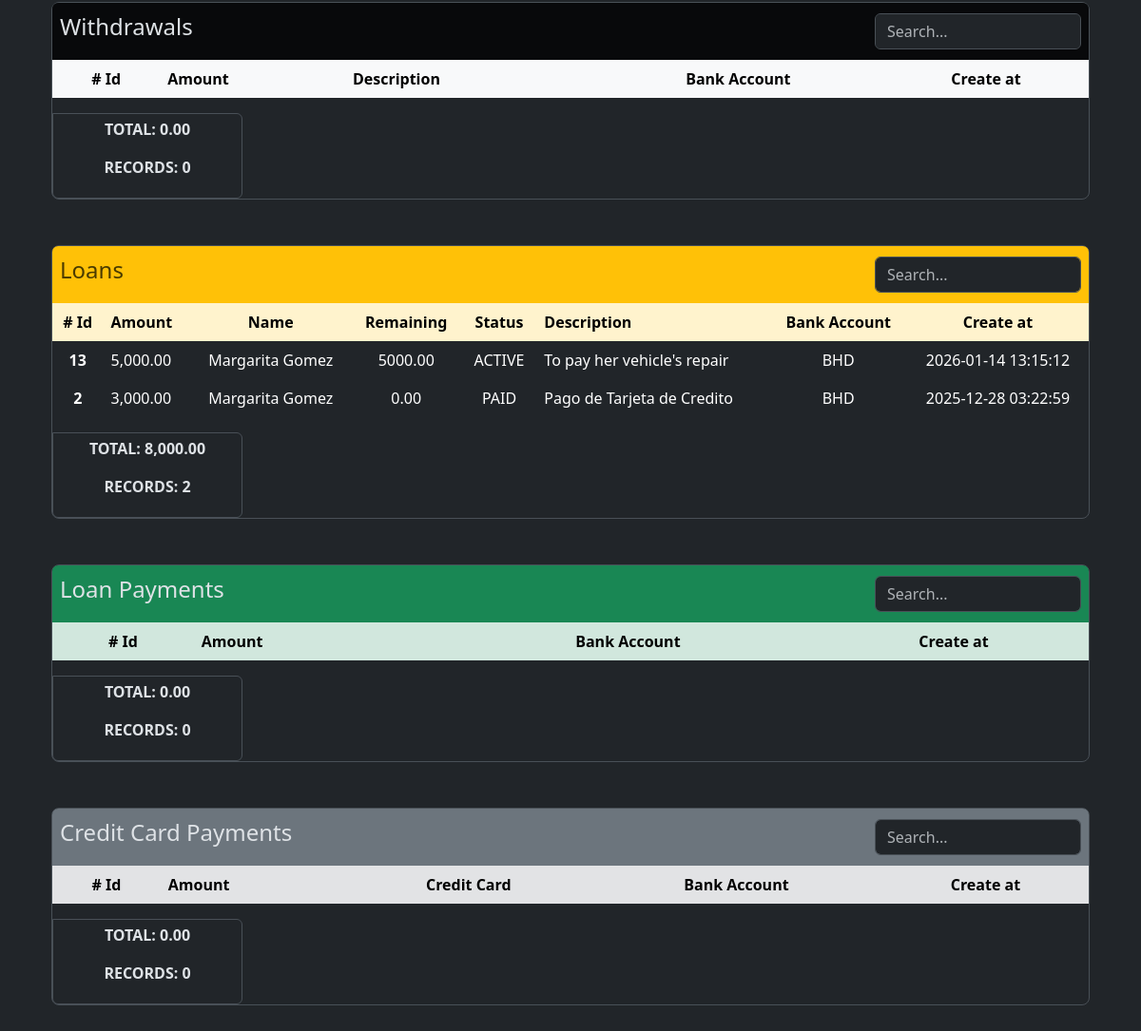
The page /bank_accounts/associated_records/2 (lower part) on the database as committed earlier.
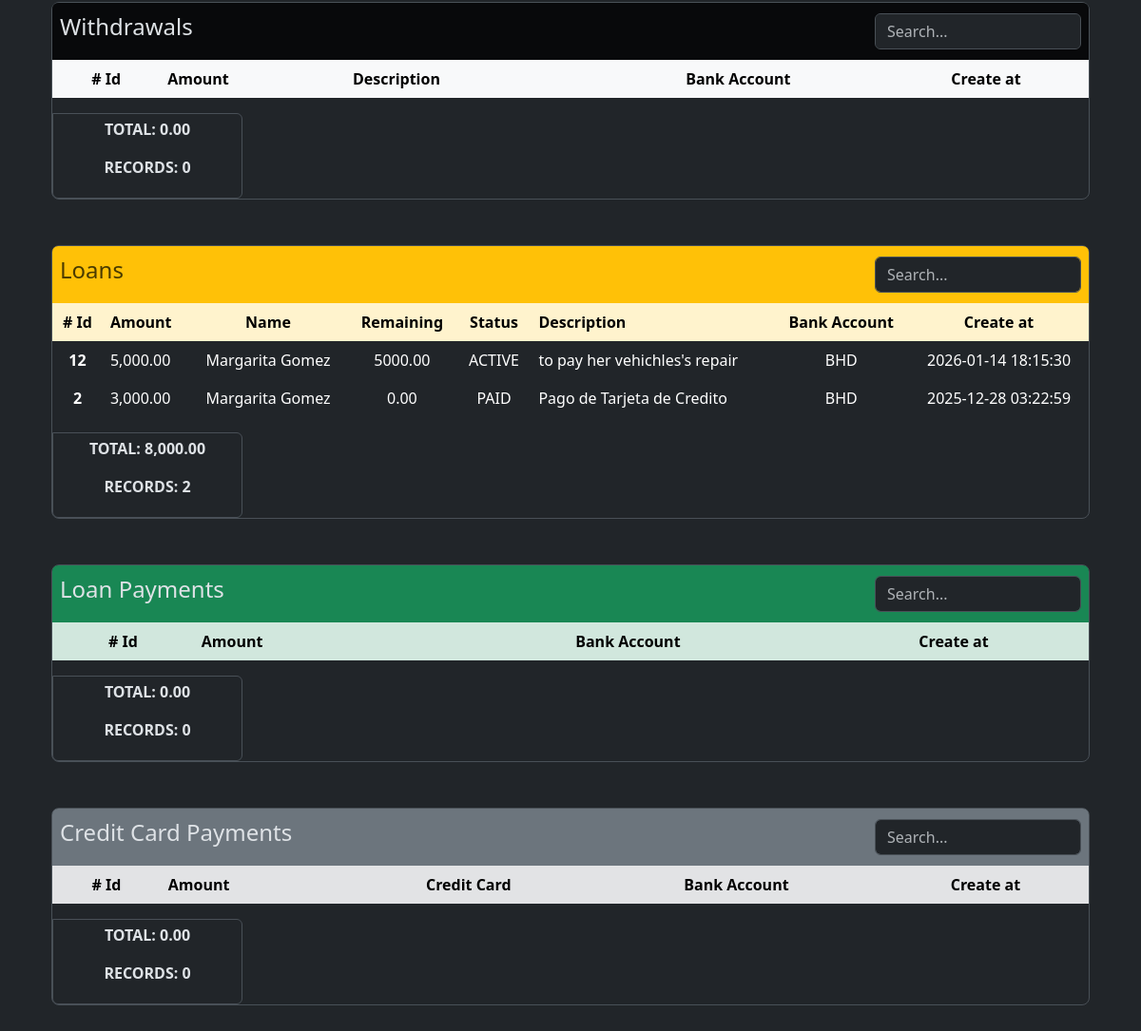
The same page on the database as committed later.
### app/models/loan.py (models this page shows, shortened)
class Loan(db.Model):
    __tablename__ = 'loans'
    id = db.Column(db.Integer, primary_key=True)
    person_name = db.Column(db.String(100), nullable=False)
    amount = db.Column(db.Numeric(10, 2), nullable=False)
    is_active = db.Column(db.Boolean, default=True)
    is_cash = db.Column(db.Boolean)
    code = db.Column(db.String(50), nullable=False)
    bank_account_id = db.Column(db.Integer, db.ForeignKey('bank_accounts.id'))
    created_at = db.Column(db.DateTime(timezone=True), server_default=func.now())
    updated_at = db.Column(db.DateTime(timezone=True), onupdate=func.now())
    description = db.Column(db.String(200))
    loan_payments = relationship('LoanPayment', back_populates='loan', order_by='desc(LoanPayment.created_at)', cascade='all, delete-orphan')
    bank_account = relationship('BankAccount', back_populates='loans')
    def total_payments(self):
        db.session.refresh(self)
        total = Decimal(0.0)
        for payment in self.loan_payments:
            total += payment.amount
        return total
    def remaining_amount(self):
        db.session.refresh(self)
        remaining = self.amount - self.total_payments()
        if remaining < 0:
            return Decimal('0.00')
        return remaining.quantize(Decimal('0.00'))

### app/models/bank_account.py (models this page shows)
class BankAccount(db.Model):
    __tablename__ = 'bank_accounts'
    id = db.Column(db.Integer, primary_key=True)
    nick_name = db.Column(db.String(120))
    amount_available = db.Column(db.Numeric(10, 2), nullable=False)
    is_active = db.Column(db.Boolean, default=True)
    account_number = db.Column(db.Integer, nullable=True)
    bank_id = db.Column(db.Integer, db.ForeignKey('banks.id'))
    created_at = db.Column(db.DateTime(timezone=True), server_default=func.now())
    updated_at = db.Column(db.DateTime(timezone=True), onupdate=func.now())
    bank = relationship('Bank', back_populates='bank_accounts')
    expenses = relationship('Expense', back_populates='bank_account', order_by='desc(Expense.created_at)')
    incomes = relationship('Income', back_populates='bank_account', order_by='desc(Income.created_at)')
    credit_card_payments = relationship('CreditCardPayment', back_populates='bank_account', order_by='desc(CreditCardPayment.created_at)')
    withdrawals = relationship('Withdrawal', back_populates='bank_account', order_by='desc(Withdrawal.created_at)')
    loans = relationship('Loan', back_populates='bank_account', order_by='desc(Loan.created_at)')
    loan_payments = relationship('LoanPayment', back_populates='bank_account', order_by='desc(LoanPayment.created_at)')
    transaction_ledger = relationship('BankAccountTransactionsLedger', back_populates='bank_account')
    outgoing_transfers = relationship('BankTransfer', foreign_keys='BankTransfer.from_bank_account_id', back_populates='from_bank_account', order_by='desc(BankTransfer.created_at)')
    incoming_transfers = relationship('BankTransfer', foreign_keys='BankTransfer.to_bank_account_id', back_populates='to_bank_account', order_by='desc(BankTransfer.created_at)')

### app/models/loan_payment.py (models this page shows, shortened)
class LoanPayment(db.Model):
    __tablename__ = 'loan_payment'
    id = db.Column(db.Integer, primary_key=True)
    amount = db.Column(db.Numeric(10,2), nullable=False)
    is_cash = db.Column(db.Boolean, nullable=False)
    loan_id = db.Column(db.Integer, db.ForeignKey('loans.id'))
    bank_account_id = db.Column(db.Integer, db.ForeignKey('bank_accounts.id', name='bank_account_id'))
    code = db.Column(db.String(50), nullable=False, server_default='TEMP')
    created_at = db.Column(db.DateTime(timezone=True), server_default=func.now())
    updated_at = db.Column(db.DateTime(timezone=True), onupdate=func.now())
    loan = relationship('Loan', back_populates='loan_payments')
    bank_account = relationship('BankAccount', back_populates='loan_payments')

### app/routes/bank_account_routes.py (the view)
@bank_account_bp.route('/associated_records/<int:bank_account_id>')
def associated_records(bank_account_id):
    try:
        data = ba_controller.get_associated_records(bank_account_id)
        return render_template('bank_accounts/associated_records.html', **data)
    except Exception as e:
        print(e)
        return jsonify({'error': str(e)}), 400

### app/utils/numeric_casting.py (called while the page is built)
def total_amount(obj_list: list):
    total = Decimal()
    for o in obj_list:
        total += o.amount
    return format_amount(total)

def format_amount(value):
    try:
        return f'{value:,.2f}';
    except Exception as e:
        return None

### app/templates/bank_accounts/associated_records.html (shortened to what the changed rows need)
{% extends 'layout.html' %}
{% block content %}
    <div class="my-5 border rounded-3">
        <div class="table-responsive overflow-y-auto" style="max-height: 322px;">
            <table class="table table-borderless table-hover text-center">
                <thead class="sticky-top">
                    <tr class="table-light" >
                        <th scope="col"># Id</th>
                        <th scope="col" class="text-start">Amount</th>
                        <th scope="col" class="text-start">Description</th>
                        <th scope="col">Bank Account</th>
                        <th scope="col">Create at</th>
                    </tr>
                </thead>
            </table>
        </div>
    </div>
    <div class="my-5 border rounded-3">
        <div id="expenses-table-container" class="table-responsive overflow-y-auto" style="max-height: 322px;">
            <table class="table table-borderless text-center  table-hover">
                <thead class="sticky-top">
                    <tr class="table-warning">
                        <th scope="col"># Id</th>
                        <th scope="col" class="text-start">Amount</th>
                        <th scope="col">Name</th>
                        <th scope="col">Remaining</th>
                        <th scope="col">Status</th>
                        <th scope="col" class="text-start">Description</th>
                        <th scope="col">Bank Account</th>
                        <th scope="col">Create at</th>
                    </tr>
                </thead>
                <tbody id="loans-table-body">
                  {% for loan in bank_account.loans %}
                    <tr class="loan-row" data-loan-id="{{ loan.id }}" data-url-associated-records = "{{ url_for('accounts_receivable.associated_records', loan_id=loan.id) }}">
                        <th scope="row">{{ loan.id }}</th>
                        <td class="text-start">{{ format_amount(loan.amount) }}</td>
                        <td>{{ loan.person_name }}</td>
                        <td> {{ loan.remaining_amount() }} </td>
                        <td>{{ 'ACTIVE' if loan.is_active else 'PAID'  }}</td>
                        <td class="text-start">{{ loan.description }}</td>
                        <td>{{ loan.bank_account.nick_name }}</td>
                        <td>{{ loan.created_at }}</td>
                    </tr>
                  {% endfor %}
                </tbody>
            </table>
        </div>
        <div class="p-1 border rounded-end rounded-bottom w-100 d-flex justify-content-center align-items-center" style="max-width: 200px;">
            <div class="row text-center">
                <p class="fs-6 fw-bold" id="total-amounts-loans-id">TOTAL: {{ total_amount(bank_account.loans) }}</p>
                <p class="fs-6 fw-bold" id="total-count-loans-id">RECORDS: {{ bank_account.loans | length }}</p>
            </div>
        </div>
    </div>
    <div class="my-5 border rounded-3">
        <div id="expenses-table-container" class="table-responsive overflow-y-auto" style="max-height: 322px;">
            <table class="table table-borderless table-hover text-center" id="expenses-table">
                <thead class="sticky-top">
                    <tr class="table-success">
                        <th scope="col"># Id</th>
                        <th scope="col" class="text-start">Amount</th>
                        <th scope="col">Bank Account</th>
                        <th scope="col">Create at</th>
                    </tr>
                </thead>
            </table>
        </div>
    </div>
    <div class="my-5 border rounded-3">
        <div id="payments-table-container" class="table-responsive overflow-y-auto" style="max-height: 322px;">
            <table class="table table-borderless table-hover text-center" id="expenses-table">
                <thead class="sticky-top">
                    <tr class="table-secondary">
                        <th scope="col"># Id</th>
                        <th scope="col" class="text-start">Amount</th>
                        <th scope="col">Credit Card</th>
                        <th scope="col">Bank Account</th>
                        <th scope="col">Create at</th>
                    </tr>
                </thead>
            </table>
        </div>
    </div>
    <link href="https://cdn.jsdelivr.net/npm/@sweetalert2/theme-dark@5/dark.css" rel="stylesheet">
{% endblock %}

Rows that differ between the two databases and show on the page:
no longer on this page (row edited): Loan: id "13", amount "5,000.00", person_name "Margarita Gomez", remaining_amount "5000.00", is_active "ACTIVE", description "To pay her vehicle's repair", bank_account.nick_name "BHD", created_at "2026-01-14 13:15:12", amount.amount "8,000.00"
now on this page (row edited): Loan: id "12", amount "5,000.00", person_name "Margarita Gomez", remaining_amount "5000.00", is_active "ACTIVE", description "to pay her vehichles's repair", bank_account.nick_name "BHD", created_at "2026-01-14 18:15:30", amount.amount "8,000.00"
